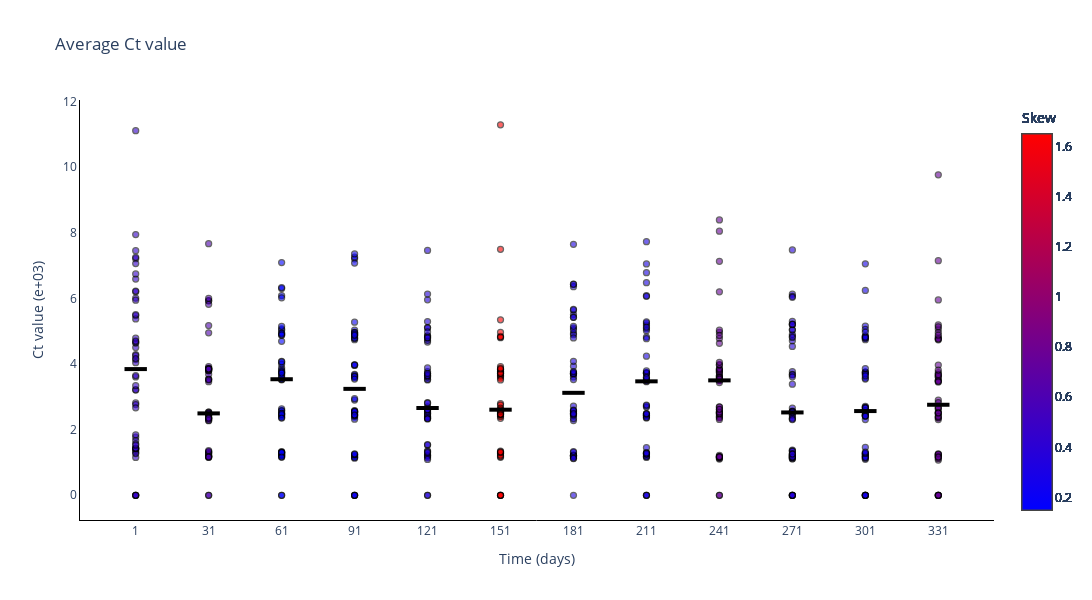

Here is the notebook cell this chart was saved with:
### Markdown cell above
### Plot Ct values for different experiments

### Code cell
fig = go.Figure()

skews = skew(np.mean(ct_values, axis=2), axis=0)

for _ in range(num_experiments):
    fig.add_trace(
        go.Scatter(
            y=np.mean(ct_values[_, :, :], axis=1).tolist(),
            x=sample_points,
            mode='markers',
            name='Average Ct value',
            marker_line=dict(width=1.25, color='black'),
            marker_color=skews,
            marker_colorscale='BlueRed',
            marker_colorbar_title=dict(
                text='Skew',
                side='top'),
            marker_opacity=0.6,
            marker_showscale=True,
            showlegend=False,
        )
    )

fig.add_trace(
    go.Scatter(
        y=np.median(np.mean(ct_values, axis=2), axis=0).tolist(),
        x=sample_points,
        mode='markers',
        name='Median Ct value',
        marker_color='black',
        marker_line=dict(width=4, color='black'),
        marker_symbol='line-ew',
        marker_size=16,
        showlegend=False,
    )
)

# Add axis labels
fig.update_layout(
    title='Average Ct value',
    width=1100, 
    height=600,
    plot_bgcolor='white',
    xaxis=dict(
        linecolor='black',
        tickvals=sample_points.tolist(),
        title = 'Time (days)'
        ),
    yaxis=dict(
        linecolor='black',
        title = 'Ct value (e+03)')
    #legend=dict(
    #    orientation="h",
    #    yanchor="bottom",
    #    y=1.02,
    #    xanchor="right",
    #    x=1
    #)
    )

fig.write_image('images/Ct_values.pdf')
fig.show()

### Figure 1 — Plotly figure (JSON) as saved in the notebook; plotly's stock layout.template omitted (floating-point values rounded to 4 significant figures)
{"data": [{"marker": {"color": [0.4552, 0.6084, 0.1504, 0.2199, 0.3521, 1.65, 0.3136, 0.2998, 0.7575, 0.3629, 0.2682, 0.7536], "colorbar": {"title": {"side": "top", "text": "Skew"}}, "colorscale": [[0, "rgb(0,0,255)"], [1, "rgb(255,0,0)"]], "line": {"color": "black", "width": 1.25}, "opacity": 0.6, "showscale": true}, "mode": "markers", "name": "Average Ct value", "showlegend": false, "type": "scatter", "x": [1, 31, 61, 91, 121, 151, 181, 211, 241, 271, 301, 331], "y": [4.504, 3.535, 3.887, 2.902, 2.506, 3.625, 2.477, 5.073, 3.647, 1.378, 4.839, 0]}, {"marker": {"color": [0.4552, 0.6084, 0.1504, 0.2199, 0.3521, 1.65, 0.3136, 0.2998, 0.7575, 0.3629, 0.2682, 0.7536], "colorbar": {"title": {"side": "top", "text": "Skew"}}, "colorscale": [[0, "rgb(0,0,255)"], [1, "rgb(255,0,0)"]], "line": {"color": "black", "width": 1.25}, "opacity": 0.6, "showscale": true}, "mode": "markers", "name": "Average Ct value", "showlegend": false, "type": "scatter", "x": [1, 31, 61, 91, 121, 151, 181, 211, 241, 271, 301, 331], "y": [0, 3.795, 3.825, 3.661, 2.366, 2.794, 1.196, 4.241, 3.636, 0, 3.572, 1.071]}, {"marker": {"color": [0.4552, 0.6084, 0.1504, 0.2199, 0.3521, 1.65, 0.3136, 0.2998, 0.7575, 0.3629, 0.2682, 0.7536], "colorbar": {"title": {"side": "top", "text": "Skew"}}, "colorscale": [[0, "rgb(0,0,255)"], [1, "rgb(255,0,0)"]], "line": {"color": "black", "width": 1.25}, "opacity": 0.6, "showscale": true}, "mode": "markers", "name": "Average Ct value", "showlegend": false, "type": "scatter", "x": [1, 31, 61, 91, 121, 151, 181, 211, 241, 271, 301, 331], "y": [7.211, 3.543, 4.079, 2.51, 1.529, 3.921, 4.937, 2.723, 4.781, 1.188, 4.794, 0]}, {"marker": {"color": [0.4552, 0.6084, 0.1504, 0.2199, 0.3521, 1.65, 0.3136, 0.2998, 0.7575, 0.3629, 0.2682, 0.7536], "colorbar": {"title": {"side": "top", "text": "Skew"}}, "colorscale": [[0, "rgb(0,0,255)"], [1, "rgb(255,0,0)"]], "line": {"color": "black", "width": 1.25}, "opacity": 0.6, "showscale": true}, "mode": "markers", "name": "Average Ct value", "showlegend": false, "type": "scatter", "x": [1, 31, 61, 91, 121, 151, 181, 211, 241, 271, 301, 331], "y": [4.136, 3.69, 3.523, 0, 3.515, 2.61, 3.693, 0, 2.545, 1.357, 2.58, 3.498]}, {"marker": {"color": [0.4552, 0.6084, 0.1504, 0.2199, 0.3521, 1.65, 0.3136, 0.2998, 0.7575, 0.3629, 0.2682, 0.7536], "colorbar": {"title": {"side": "top", "text": "Skew"}}, "colorscale": [[0, "rgb(0,0,255)"], [1, "rgb(255,0,0)"]], "line": {"color": "black", "width": 1.25}, "opacity": 0.6, "showscale": true}, "mode": "markers", "name": "Average Ct value", "showlegend": false, "type": "scatter", "x": [1, 31, 61, 91, 121, 151, 181, 211, 241, 271, 301, 331], "y": [1.302, 3.87, 3.707, 2.387, 0, 2.751, 5.511, 1.179, 2.424, 6.129, 2.713, 2.903]}, {"marker": {"color": [0.4552, 0.6084, 0.1504, 0.2199, 0.3521, 1.65, 0.3136, 0.2998, 0.7575, 0.3629, 0.2682, 0.7536], "colorbar": {"title": {"side": "top", "text": "Skew"}}, "colorscale": [[0, "rgb(0,0,255)"], [1, "rgb(255,0,0)"]], "line": {"color": "black", "width": 1.25}, "opacity": 0.6, "showscale": true}, "mode": "markers", "name": "Average Ct value", "showlegend": false, "type": "scatter", "x": [1, 31, 61, 91, 121, 151, 181, 211, 241, 271, 301, 331], "y": [4.043, 2.355, 2.457, 5.034, 0, 2.345, 4.896, 3.739, 3.837, 4.711, 1.218, 3.609]}, {"marker": {"color": [0.4552, 0.6084, 0.1504, 0.2199, 0.3521, 1.65, 0.3136, 0.2998, 0.7575, 0.3629, 0.2682, 0.7536], "colorbar": {"title": {"side": "top", "text": "Skew"}}, "colorscale": [[0, "rgb(0,0,255)"], [1, "rgb(255,0,0)"]], "line": {"color": "black", "width": 1.25}, "opacity": 0.6, "showscale": true}, "mode": "markers", "name": "Average Ct value", "showlegend": false, "type": "scatter", "x": [1, 31, 61, 91, 121, 151, 181, 211, 241, 271, 301, 331], "y": [1.152, 7.671, 6.301, 1.201, 3.534, 2.489, 6.436, 0, 4.969, 1.34, 7.058, 0]}, {"marker": {"color": [0.4552, 0.6084, 0.1504, 0.2199, 0.3521, 1.65, 0.3136, 0.2998, 0.7575, 0.3629, 0.2682, 0.7536], "colorbar": {"title": {"side": "top", "text": "Skew"}}, "colorscale": [[0, "rgb(0,0,255)"], [1, "rgb(255,0,0)"]], "line": {"color": "black", "width": 1.25}, "opacity": 0.6, "showscale": true}, "mode": "markers", "name": "Average Ct value", "showlegend": false, "type": "scatter", "x": [1, 31, 61, 91, 121, 151, 181, 211, 241, 271, 301, 331], "y": [1.425, 2.532, 4.694, 2.32, 2.626, 5.351, 2.276, 6.085, 3.788, 2.464, 3.544, 2.377]}, {"marker": {"color": [0.4552, 0.6084, 0.1504, 0.2199, 0.3521, 1.65, 0.3136, 0.2998, 0.7575, 0.3629, 0.2682, 0.7536], "colorbar": {"title": {"side": "top", "text": "Skew"}}, "colorscale": [[0, "rgb(0,0,255)"], [1, "rgb(255,0,0)"]], "line": {"color": "black", "width": 1.25}, "opacity": 0.6, "showscale": true}, "mode": "markers", "name": "Average Ct value", "showlegend": false, "type": "scatter", "x": [1, 31, 61, 91, 121, 151, 181, 211, 241, 271, 301, 331], "y": [2.813, 2.481, 1.298, 3.977, 4.671, 1.345, 6.359, 2.426, 1.102, 0, 1.27, 1.231]}, {"marker": {"color": [0.4552, 0.6084, 0.1504, 0.2199, 0.3521, 1.65, 0.3136, 0.2998, 0.7575, 0.3629, 0.2682, 0.7536], "colorbar": {"title": {"side": "top", "text": "Skew"}}, "colorscale": [[0, "rgb(0,0,255)"], [1, "rgb(255,0,0)"]], "line": {"color": "black", "width": 1.25}, "opacity": 0.6, "showscale": true}, "mode": "markers", "name": "Average Ct value", "showlegend": false, "type": "scatter", "x": [1, 31, 61, 91, 121, 151, 181, 211, 241, 271, 301, 331], "y": [3.606, 3.464, 1.163, 1.152, 2.695, 1.279, 7.652, 1.154, 3.759, 4.841, 0, 3.738]}, {"marker": {"color": [0.4552, 0.6084, 0.1504, 0.2199, 0.3521, 1.65, 0.3136, 0.2998, 0.7575, 0.3629, 0.2682, 0.7536], "colorbar": {"title": {"side": "top", "text": "Skew"}}, "colorscale": [[0, "rgb(0,0,255)"], [1, "rgb(255,0,0)"]], "line": {"color": "black", "width": 1.25}, "opacity": 0.6, "showscale": true}, "mode": "markers", "name": "Average Ct value", "showlegend": false, "type": "scatter", "x": [1, 31, 61, 91, 121, 151, 181, 211, 241, 271, 301, 331], "y": [7.062, 3.863, 4.001, 0, 1.236, 2.536, 3.707, 2.435, 3.734, 2.549, 3.755, 3.499]}, {"marker": {"color": [0.4552, 0.6084, 0.1504, 0.2199, 0.3521, 1.65, 0.3136, 0.2998, 0.7575, 0.3629, 0.2682, 0.7536], "colorbar": {"title": {"side": "top", "text": "Skew"}}, "colorscale": [[0, "rgb(0,0,255)"], [1, "rgb(255,0,0)"]], "line": {"color": "black", "width": 1.25}, "opacity": 0.6, "showscale": true}, "mode": "markers", "name": "Average Ct value", "showlegend": false, "type": "scatter", "x": [1, 31, 61, 91, 121, 151, 181, 211, 241, 271, 301, 331], "y": [6.593, 5.93, 2.583, 2.576, 3.704, 3.786, 2.413, 4.823, 2.519, 5.037, 3.751, 1.232]}, {"marker": {"color": [0.4552, 0.6084, 0.1504, 0.2199, 0.3521, 1.65, 0.3136, 0.2998, 0.7575, 0.3629, 0.2682, 0.7536], "colorbar": {"title": {"side": "top", "text": "Skew"}}, "colorscale": [[0, "rgb(0,0,255)"], [1, "rgb(255,0,0)"]], "line": {"color": "black", "width": 1.25}, "opacity": 0.6, "showscale": true}, "mode": "markers", "name": "Average Ct value", "showlegend": false, "type": "scatter", "x": [1, 31, 61, 91, 121, 151, 181, 211, 241, 271, 301, 331], "y": [1.769, 1.292, 5.034, 3.584, 3.766, 3.693, 1.304, 2.406, 8.052, 3.767, 1.094, 2.308]}, {"marker": {"color": [0.4552, 0.6084, 0.1504, 0.2199, 0.3521, 1.65, 0.3136, 0.2998, 0.7575, 0.3629, 0.2682, 0.7536], "colorbar": {"title": {"side": "top", "text": "Skew"}}, "colorscale": [[0, "rgb(0,0,255)"], [1, "rgb(255,0,0)"]], "line": {"color": "black", "width": 1.25}, "opacity": 0.6, "showscale": true}, "mode": "markers", "name": "Average Ct value", "showlegend": false, "type": "scatter", "x": [1, 31, 61, 91, 121, 151, 181, 211, 241, 271, 301, 331], "y": [2.765, 2.429, 1.257, 2.467, 2.416, 2.438, 5.425, 4.775, 1.22, 5.201, 5.16, 5.062]}, {"marker": {"color": [0.4552, 0.6084, 0.1504, 0.2199, 0.3521, 1.65, 0.3136, 0.2998, 0.7575, 0.3629, 0.2682, 0.7536], "colorbar": {"title": {"side": "top", "text": "Skew"}}, "colorscale": [[0, "rgb(0,0,255)"], [1, "rgb(255,0,0)"]], "line": {"color": "black", "width": 1.25}, "opacity": 0.6, "showscale": true}, "mode": "markers", "name": "Average Ct value", "showlegend": false, "type": "scatter", "x": [1, 31, 61, 91, 121, 151, 181, 211, 241, 271, 301, 331], "y": [1.366, 1.157, 1.228, 2.544, 4.852, 3.573, 2.542, 0, 2.386, 1.115, 1.178, 2.62]}, {"marker": {"color": [0.4552, 0.6084, 0.1504, 0.2199, 0.3521, 1.65, 0.3136, 0.2998, 0.7575, 0.3629, 0.2682, 0.7536], "colorbar": {"title": {"side": "top", "text": "Skew"}}, "colorscale": [[0, "rgb(0,0,255)"], [1, "rgb(255,0,0)"]], "line": {"color": "black", "width": 1.25}, "opacity": 0.6, "showscale": true}, "mode": "markers", "name": "Average Ct value", "showlegend": false, "type": "scatter", "x": [1, 31, 61, 91, 121, 151, 181, 211, 241, 271, 301, 331], "y": [11.12, 3.812, 5.069, 4.93, 5.957, 2.403, 5.096, 3.594, 3.598, 4.899, 4.743, 3.454]}, {"marker": {"color": [0.4552, 0.6084, 0.1504, 0.2199, 0.3521, 1.65, 0.3136, 0.2998, 0.7575, 0.3629, 0.2682, 0.7536], "colorbar": {"title": {"side": "top", "text": "Skew"}}, "colorscale": [[0, "rgb(0,0,255)"], [1, "rgb(255,0,0)"]], "line": {"color": "black", "width": 1.25}, "opacity": 0.6, "showscale": true}, "mode": "markers", "name": "Average Ct value", "showlegend": false, "type": "scatter", "x": [1, 31, 61, 91, 121, 151, 181, 211, 241, 271, 301, 331], "y": [6.201, 3.796, 3.526, 4.744, 3.604, 4.803, 2.719, 2.48, 3.814, 2.66, 4.852, 3.676]}, {"marker": {"color": [0.4552, 0.6084, 0.1504, 0.2199, 0.3521, 1.65, 0.3136, 0.2998, 0.7575, 0.3629, 0.2682, 0.7536], "colorbar": {"title": {"side": "top", "text": "Skew"}}, "colorscale": [[0, "rgb(0,0,255)"], [1, "rgb(255,0,0)"]], "line": {"color": "black", "width": 1.25}, "opacity": 0.6, "showscale": true}, "mode": "markers", "name": "Average Ct value", "showlegend": false, "type": "scatter", "x": [1, 31, 61, 91, 121, 151, 181, 211, 241, 271, 301, 331], "y": [1.669, 0, 2.367, 3.687, 7.463, 2.467, 3.745, 7.054, 5.032, 6.064, 2.553, 2.478]}, {"marker": {"color": [0.4552, 0.6084, 0.1504, 0.2199, 0.3521, 1.65, 0.3136, 0.2998, 0.7575, 0.3629, 0.2682, 0.7536], "colorbar": {"title": {"side": "top", "text": "Skew"}}, "colorscale": [[0, "rgb(0,0,255)"], [1, "rgb(255,0,0)"]], "line": {"color": "black", "width": 1.25}, "opacity": 0.6, "showscale": true}, "mode": "markers", "name": "Average Ct value", "showlegend": false, "type": "scatter", "x": [1, 31, 61, 91, 121, 151, 181, 211, 241, 271, 301, 331], "y": [4.641, 3.858, 6.088, 2.421, 1.543, 2.657, 2.575, 1.19, 4.874, 1.226, 2.306, 2.512]}, {"marker": {"color": [0.4552, 0.6084, 0.1504, 0.2199, 0.3521, 1.65, 0.3136, 0.2998, 0.7575, 0.3629, 0.2682, 0.7536], "colorbar": {"title": {"side": "top", "text": "Skew"}}, "colorscale": [[0, "rgb(0,0,255)"], [1, "rgb(255,0,0)"]], "line": {"color": "black", "width": 1.25}, "opacity": 0.6, "showscale": true}, "mode": "markers", "name": "Average Ct value", "showlegend": false, "type": "scatter", "x": [1, 31, 61, 91, 121, 151, 181, 211, 241, 271, 301, 331], "y": [7.253, 1.315, 0, 2.538, 1.195, 7.499, 4.798, 5.185, 3.499, 5.305, 0, 4.772]}, {"marker": {"color": [0.4552, 0.6084, 0.1504, 0.2199, 0.3521, 1.65, 0.3136, 0.2998, 0.7575, 0.3629, 0.2682, 0.7536], "colorbar": {"title": {"side": "top", "text": "Skew"}}, "colorscale": [[0, "rgb(0,0,255)"], [1, "rgb(255,0,0)"]], "line": {"color": "black", "width": 1.25}, "opacity": 0.6, "showscale": true}, "mode": "markers", "name": "Average Ct value", "showlegend": false, "type": "scatter", "x": [1, 31, 61, 91, 121, 151, 181, 211, 241, 271, 301, 331], "y": [4.666, 1.191, 2.636, 1.169, 1.356, 2.532, 1.205, 2.69, 1.173, 7.48, 3.717, 2.69]}, {"marker": {"color": [0.4552, 0.6084, 0.1504, 0.2199, 0.3521, 1.65, 0.3136, 0.2998, 0.7575, 0.3629, 0.2682, 0.7536], "colorbar": {"title": {"side": "top", "text": "Skew"}}, "colorscale": [[0, "rgb(0,0,255)"], [1, "rgb(255,0,0)"]], "line": {"color": "black", "width": 1.25}, "opacity": 0.6, "showscale": true}, "mode": "markers", "name": "Average Ct value", "showlegend": false, "type": "scatter", "x": [1, 31, 61, 91, 121, 151, 181, 211, 241, 271, 301, 331], "y": [1.272, 2.272, 5.149, 3.63, 2.821, 0, 2.499, 3.545, 3.552, 1.11, 0, 1.246]}, {"marker": {"color": [0.4552, 0.6084, 0.1504, 0.2199, 0.3521, 1.65, 0.3136, 0.2998, 0.7575, 0.3629, 0.2682, 0.7536], "colorbar": {"title": {"side": "top", "text": "Skew"}}, "colorscale": [[0, "rgb(0,0,255)"], [1, "rgb(255,0,0)"]], "line": {"color": "black", "width": 1.25}, "opacity": 0.6, "showscale": true}, "mode": "markers", "name": "Average Ct value", "showlegend": false, "type": "scatter", "x": [1, 31, 61, 91, 121, 151, 181, 211, 241, 271, 301, 331], "y": [5.479, 3.923, 2.574, 7.208, 5.111, 4.844, 2.561, 7.73, 3.856, 2.552, 1.262, 3.613]}, {"marker": {"color": [0.4552, 0.6084, 0.1504, 0.2199, 0.3521, 1.65, 0.3136, 0.2998, 0.7575, 0.3629, 0.2682, 0.7536], "colorbar": {"title": {"side": "top", "text": "Skew"}}, "colorscale": [[0, "rgb(0,0,255)"], [1, "rgb(255,0,0)"]], "line": {"color": "black", "width": 1.25}, "opacity": 0.6, "showscale": true}, "mode": "markers", "name": "Average Ct value", "showlegend": false, "type": "scatter", "x": [1, 31, 61, 91, 121, 151, 181, 211, 241, 271, 301, 331], "y": [4.289, 3.859, 2.49, 7.079, 4.726, 4.969, 3.698, 3.464, 8.393, 4.536, 1.461, 2.363]}, {"marker": {"color": [0.4552, 0.6084, 0.1504, 0.2199, 0.3521, 1.65, 0.3136, 0.2998, 0.7575, 0.3629, 0.2682, 0.7536], "colorbar": {"title": {"side": "top", "text": "Skew"}}, "colorscale": [[0, "rgb(0,0,255)"], [1, "rgb(255,0,0)"]], "line": {"color": "black", "width": 1.25}, "opacity": 0.6, "showscale": true}, "mode": "markers", "name": "Average Ct value", "showlegend": false, "type": "scatter", "x": [1, 31, 61, 91, 121, 151, 181, 211, 241, 271, 301, 331], "y": [1.416, 5.934, 1.328, 2.541, 4.803, 3.644, 1.168, 3.482, 3.969, 2.514, 1.192, 3.97]}, {"marker": {"color": [0.4552, 0.6084, 0.1504, 0.2199, 0.3521, 1.65, 0.3136, 0.2998, 0.7575, 0.3629, 0.2682, 0.7536], "colorbar": {"title": {"side": "top", "text": "Skew"}}, "colorscale": [[0, "rgb(0,0,255)"], [1, "rgb(255,0,0)"]], "line": {"color": "black", "width": 1.25}, "opacity": 0.6, "showscale": true}, "mode": "markers", "name": "Average Ct value", "showlegend": false, "type": "scatter", "x": [1, 31, 61, 91, 121, 151, 181, 211, 241, 271, 301, 331], "y": [6.748, 3.519, 1.2, 3.613, 1.205, 3.72, 1.209, 2.357, 7.131, 3.387, 2.451, 1.171]}, {"marker": {"color": [0.4552, 0.6084, 0.1504, 0.2199, 0.3521, 1.65, 0.3136, 0.2998, 0.7575, 0.3629, 0.2682, 0.7536], "colorbar": {"title": {"side": "top", "text": "Skew"}}, "colorscale": [[0, "rgb(0,0,255)"], [1, "rgb(255,0,0)"]], "line": {"color": "black", "width": 1.25}, "opacity": 0.6, "showscale": true}, "mode": "markers", "name": "Average Ct value", "showlegend": false, "type": "scatter", "x": [1, 31, 61, 91, 121, 151, 181, 211, 241, 271, 301, 331], "y": [1.842, 2.479, 4.877, 4.79, 2.359, 3.769, 3.933, 6.482, 0, 1.16, 2.675, 7.152]}, {"marker": {"color": [0.4552, 0.6084, 0.1504, 0.2199, 0.3521, 1.65, 0.3136, 0.2998, 0.7575, 0.3629, 0.2682, 0.7536], "colorbar": {"title": {"side": "top", "text": "Skew"}}, "colorscale": [[0, "rgb(0,0,255)"], [1, "rgb(255,0,0)"]], "line": {"color": "black", "width": 1.25}, "opacity": 0.6, "showscale": true}, "mode": "markers", "name": "Average Ct value", "showlegend": false, "type": "scatter", "x": [1, 31, 61, 91, 121, 151, 181, 211, 241, 271, 301, 331], "y": [1.43, 1.329, 1.225, 4.889, 2.503, 1.155, 2.597, 3.724, 2.614, 2.327, 3.689, 4.821]}, {"marker": {"color": [0.4552, 0.6084, 0.1504, 0.2199, 0.3521, 1.65, 0.3136, 0.2998, 0.7575, 0.3629, 0.2682, 0.7536], "colorbar": {"title": {"side": "top", "text": "Skew"}}, "colorscale": [[0, "rgb(0,0,255)"], [1, "rgb(255,0,0)"]], "line": {"color": "black", "width": 1.25}, "opacity": 0.6, "showscale": true}, "mode": "markers", "name": "Average Ct value", "showlegend": false, "type": "scatter", "x": [1, 31, 61, 91, 121, 151, 181, 211, 241, 271, 301, 331], "y": [1.434, 2.337, 6.018, 7.257, 1.145, 0, 6.432, 5.246, 3.506, 3.686, 2.426, 0]}, {"marker": {"color": [0.4552, 0.6084, 0.1504, 0.2199, 0.3521, 1.65, 0.3136, 0.2998, 0.7575, 0.3629, 0.2682, 0.7536], "colorbar": {"title": {"side": "top", "text": "Skew"}}, "colorscale": [[0, "rgb(0,0,255)"], [1, "rgb(255,0,0)"]], "line": {"color": "black", "width": 1.25}, "opacity": 0.6, "showscale": true}, "mode": "markers", "name": "Average Ct value", "showlegend": false, "type": "scatter", "x": [1, 31, 61, 91, 121, 151, 181, 211, 241, 271, 301, 331], "y": [1.568, 2.364, 3.775, 0, 2.391, 0, 3.606, 1.299, 2.494, 3.668, 1.129, 2.512]}, {"marker": {"color": [0.4552, 0.6084, 0.1504, 0.2199, 0.3521, 1.65, 0.3136, 0.2998, 0.7575, 0.3629, 0.2682, 0.7536], "colorbar": {"title": {"side": "top", "text": "Skew"}}, "colorscale": [[0, "rgb(0,0,255)"], [1, "rgb(255,0,0)"]], "line": {"color": "black", "width": 1.25}, "opacity": 0.6, "showscale": true}, "mode": "markers", "name": "Average Ct value", "showlegend": false, "type": "scatter", "x": [1, 31, 61, 91, 121, 151, 181, 211, 241, 271, 301, 331], "y": [6.224, 1.205, 2.408, 2.945, 2.469, 2.515, 1.226, 2.439, 3.588, 3.613, 2.683, 2.659]}, {"marker": {"color": [0.4552, 0.6084, 0.1504, 0.2199, 0.3521, 1.65, 0.3136, 0.2998, 0.7575, 0.3629, 0.2682, 0.7536], "colorbar": {"title": {"side": "top", "text": "Skew"}}, "colorscale": [[0, "rgb(0,0,255)"], [1, "rgb(255,0,0)"]], "line": {"color": "black", "width": 1.25}, "opacity": 0.6, "showscale": true}, "mode": "markers", "name": "Average Ct value", "showlegend": false, "type": "scatter", "x": [1, 31, 61, 91, 121, 151, 181, 211, 241, 271, 301, 331], "y": [3.221, 2.471, 2.507, 4.844, 3.639, 3.751, 3.527, 3.716, 2.363, 4.811, 1.149, 5.957]}, {"marker": {"color": [0.4552, 0.6084, 0.1504, 0.2199, 0.3521, 1.65, 0.3136, 0.2998, 0.7575, 0.3629, 0.2682, 0.7536], "colorbar": {"title": {"side": "top", "text": "Skew"}}, "colorscale": [[0, "rgb(0,0,255)"], [1, "rgb(255,0,0)"]], "line": {"color": "black", "width": 1.25}, "opacity": 0.6, "showscale": true}, "mode": "markers", "name": "Average Ct value", "showlegend": false, "type": "scatter", "x": [1, 31, 61, 91, 121, 151, 181, 211, 241, 271, 301, 331], "y": [4.254, 1.189, 2.46, 2.448, 2.555, 2.474, 1.203, 1.449, 3.435, 2.563, 2.436, 4.74]}, {"marker": {"color": [0.4552, 0.6084, 0.1504, 0.2199, 0.3521, 1.65, 0.3136, 0.2998, 0.7575, 0.3629, 0.2682, 0.7536], "colorbar": {"title": {"side": "top", "text": "Skew"}}, "colorscale": [[0, "rgb(0,0,255)"], [1, "rgb(255,0,0)"]], "line": {"color": "black", "width": 1.25}, "opacity": 0.6, "showscale": true}, "mode": "markers", "name": "Average Ct value", "showlegend": false, "type": "scatter", "x": [1, 31, 61, 91, 121, 151, 181, 211, 241, 271, 301, 331], "y": [1.526, 2.531, 1.298, 5.278, 6.135, 11.3, 3.714, 2.369, 2.686, 1.229, 2.493, 3.676]}, {"marker": {"color": [0.4552, 0.6084, 0.1504, 0.2199, 0.3521, 1.65, 0.3136, 0.2998, 0.7575, 0.3629, 0.2682, 0.7536], "colorbar": {"title": {"side": "top", "text": "Skew"}}, "colorscale": [[0, "rgb(0,0,255)"], [1, "rgb(255,0,0)"]], "line": {"color": "black", "width": 1.25}, "opacity": 0.6, "showscale": true}, "mode": "markers", "name": "Average Ct value", "showlegend": false, "type": "scatter", "x": [1, 31, 61, 91, 121, 151, 181, 211, 241, 271, 301, 331], "y": [4.167, 1.262, 3.752, 1.13, 4.858, 1.279, 1.185, 3.516, 1.128, 2.432, 0, 4.76]}, {"marker": {"color": [0.4552, 0.6084, 0.1504, 0.2199, 0.3521, 1.65, 0.3136, 0.2998, 0.7575, 0.3629, 0.2682, 0.7536], "colorbar": {"title": {"side": "top", "text": "Skew"}}, "colorscale": [[0, "rgb(0,0,255)"], [1, "rgb(255,0,0)"]], "line": {"color": "black", "width": 1.25}, "opacity": 0.6, "showscale": true}, "mode": "markers", "name": "Average Ct value", "showlegend": false, "type": "scatter", "x": [1, 31, 61, 91, 121, 151, 181, 211, 241, 271, 301, 331], "y": [4.79, 2.326, 3.548, 7.358, 1.333, 3.833, 2.338, 3.721, 2.31, 5.045, 3.636, 3.815]}, {"marker": {"color": [0.4552, 0.6084, 0.1504, 0.2199, 0.3521, 1.65, 0.3136, 0.2998, 0.7575, 0.3629, 0.2682, 0.7536], "colorbar": {"title": {"side": "top", "text": "Skew"}}, "colorscale": [[0, "rgb(0,0,255)"], [1, "rgb(255,0,0)"]], "line": {"color": "black", "width": 1.25}, "opacity": 0.6, "showscale": true}, "mode": "markers", "name": "Average Ct value", "showlegend": false, "type": "scatter", "x": [1, 31, 61, 91, 121, 151, 181, 211, 241, 271, 301, 331], "y": [2.665, 5.174, 4.925, 2.564, 1.093, 3.837, 0, 1.269, 2.479, 2.352, 2.581, 1.176]}, {"marker": {"color": [0.4552, 0.6084, 0.1504, 0.2199, 0.3521, 1.65, 0.3136, 0.2998, 0.7575, 0.3629, 0.2682, 0.7536], "colorbar": {"title": {"side": "top", "text": "Skew"}}, "colorscale": [[0, "rgb(0,0,255)"], [1, "rgb(255,0,0)"]], "line": {"color": "black", "width": 1.25}, "opacity": 0.6, "showscale": true}, "mode": "markers", "name": "Average Ct value", "showlegend": false, "type": "scatter", "x": [1, 31, 61, 91, 121, 151, 181, 211, 241, 271, 301, 331], "y": [3.207, 2.51, 0, 3.96, 2.806, 2.558, 5.641, 6.787, 1.163, 0, 4.788, 2.828]}, {"marker": {"color": [0.4552, 0.6084, 0.1504, 0.2199, 0.3521, 1.65, 0.3136, 0.2998, 0.7575, 0.3629, 0.2682, 0.7536], "colorbar": {"title": {"side": "top", "text": "Skew"}}, "colorscale": [[0, "rgb(0,0,255)"], [1, "rgb(255,0,0)"]], "line": {"color": "black", "width": 1.25}, "opacity": 0.6, "showscale": true}, "mode": "markers", "name": "Average Ct value", "showlegend": false, "type": "scatter", "x": [1, 31, 61, 91, 121, 151, 181, 211, 241, 271, 301, 331], "y": [5.377, 2.283, 1.312, 4.788, 5.107, 4.823, 1.216, 5.289, 3.981, 0, 6.243, 4.962]}, {"marker": {"color": [0.4552, 0.6084, 0.1504, 0.2199, 0.3521, 1.65, 0.3136, 0.2998, 0.7575, 0.3629, 0.2682, 0.7536], "colorbar": {"title": {"side": "top", "text": "Skew"}}, "colorscale": [[0, "rgb(0,0,255)"], [1, "rgb(255,0,0)"]], "line": {"color": "black", "width": 1.25}, "opacity": 0.6, "showscale": true}, "mode": "markers", "name": "Average Ct value", "showlegend": false, "type": "scatter", "x": [1, 31, 61, 91, 121, 151, 181, 211, 241, 271, 301, 331], "y": [0, 3.841, 3.647, 4.955, 3.652, 1.179, 2.454, 5.017, 3.539, 5.217, 5.056, 5.191]}, {"marker": {"color": [0.4552, 0.6084, 0.1504, 0.2199, 0.3521, 1.65, 0.3136, 0.2998, 0.7575, 0.3629, 0.2682, 0.7536], "colorbar": {"title": {"side": "top", "text": "Skew"}}, "colorscale": [[0, "rgb(0,0,255)"], [1, "rgb(255,0,0)"]], "line": {"color": "black", "width": 1.25}, "opacity": 0.6, "showscale": true}, "mode": "markers", "name": "Average Ct value", "showlegend": false, "type": "scatter", "x": [1, 31, 61, 91, 121, 151, 181, 211, 241, 271, 301, 331], "y": [6.012, 2.48, 6.334, 0, 2.34, 1.223, 3.772, 1.264, 2.698, 6.033, 2.422, 4.881]}, {"marker": {"color": [0.4552, 0.6084, 0.1504, 0.2199, 0.3521, 1.65, 0.3136, 0.2998, 0.7575, 0.3629, 0.2682, 0.7536], "colorbar": {"title": {"side": "top", "text": "Skew"}}, "colorscale": [[0, "rgb(0,0,255)"], [1, "rgb(255,0,0)"]], "line": {"color": "black", "width": 1.25}, "opacity": 0.6, "showscale": true}, "mode": "markers", "name": "Average Ct value", "showlegend": false, "type": "scatter", "x": [1, 31, 61, 91, 121, 151, 181, 211, 241, 271, 301, 331], "y": [4.7, 5.823, 3.596, 1.233, 4.979, 3.716, 1.33, 3.791, 0, 1.152, 0, 1.124]}, {"marker": {"color": [0.4552, 0.6084, 0.1504, 0.2199, 0.3521, 1.65, 0.3136, 0.2998, 0.7575, 0.3629, 0.2682, 0.7536], "colorbar": {"title": {"side": "top", "text": "Skew"}}, "colorscale": [[0, "rgb(0,0,255)"], [1, "rgb(255,0,0)"]], "line": {"color": "black", "width": 1.25}, "opacity": 0.6, "showscale": true}, "mode": "markers", "name": "Average Ct value", "showlegend": false, "type": "scatter", "x": [1, 31, 61, 91, 121, 151, 181, 211, 241, 271, 301, 331], "y": [3.651, 1.171, 3.724, 4.968, 5.296, 1.306, 1.12, 2.477, 4.632, 1.201, 3.862, 2.405]}, {"marker": {"color": [0.4552, 0.6084, 0.1504, 0.2199, 0.3521, 1.65, 0.3136, 0.2998, 0.7575, 0.3629, 0.2682, 0.7536], "colorbar": {"title": {"side": "top", "text": "Skew"}}, "colorscale": [[0, "rgb(0,0,255)"], [1, "rgb(255,0,0)"]], "line": {"color": "black", "width": 1.25}, "opacity": 0.6, "showscale": true}, "mode": "markers", "name": "Average Ct value", "showlegend": false, "type": "scatter", "x": [1, 31, 61, 91, 121, 151, 181, 211, 241, 271, 301, 331], "y": [5.504, 4.951, 1.297, 4.911, 4.795, 2.55, 1.131, 3.591, 6.203, 5.209, 1.273, 0]}, {"marker": {"color": [0.4552, 0.6084, 0.1504, 0.2199, 0.3521, 1.65, 0.3136, 0.2998, 0.7575, 0.3629, 0.2682, 0.7536], "colorbar": {"title": {"side": "top", "text": "Skew"}}, "colorscale": [[0, "rgb(0,0,255)"], [1, "rgb(255,0,0)"]], "line": {"color": "black", "width": 1.25}, "opacity": 0.6, "showscale": true}, "mode": "markers", "name": "Average Ct value", "showlegend": false, "type": "scatter", "x": [1, 31, 61, 91, 121, 151, 181, 211, 241, 271, 301, 331], "y": [0, 6.005, 7.094, 4.878, 2.328, 2.466, 5.04, 6.066, 2.531, 1.271, 4.819, 9.769]}, {"marker": {"color": [0.4552, 0.6084, 0.1504, 0.2199, 0.3521, 1.65, 0.3136, 0.2998, 0.7575, 0.3629, 0.2682, 0.7536], "colorbar": {"title": {"side": "top", "text": "Skew"}}, "colorscale": [[0, "rgb(0,0,255)"], [1, "rgb(255,0,0)"]], "line": {"color": "black", "width": 1.25}, "opacity": 0.6, "showscale": true}, "mode": "markers", "name": "Average Ct value", "showlegend": false, "type": "scatter", "x": [1, 31, 61, 91, 121, 151, 181, 211, 241, 271, 301, 331], "y": [7.948, 3.847, 2.353, 3.541, 2.615, 1.323, 5.427, 2.487, 1.168, 0, 1.313, 1.264]}, {"marker": {"color": [0.4552, 0.6084, 0.1504, 0.2199, 0.3521, 1.65, 0.3136, 0.2998, 0.7575, 0.3629, 0.2682, 0.7536], "colorbar": {"title": {"side": "top", "text": "Skew"}}, "colorscale": [[0, "rgb(0,0,255)"], [1, "rgb(255,0,0)"]], "line": {"color": "black", "width": 1.25}, "opacity": 0.6, "showscale": true}, "mode": "markers", "name": "Average Ct value", "showlegend": false, "type": "scatter", "x": [1, 31, 61, 91, 121, 151, 181, 211, 241, 271, 301, 331], "y": [5.949, 2.352, 4.945, 3.976, 3.712, 2.606, 5.151, 5.123, 1.157, 1.16, 2.656, 1.163]}, {"marker": {"color": [0.4552, 0.6084, 0.1504, 0.2199, 0.3521, 1.65, 0.3136, 0.2998, 0.7575, 0.3629, 0.2682, 0.7536], "colorbar": {"title": {"side": "top", "text": "Skew"}}, "colorscale": [[0, "rgb(0,0,255)"], [1, "rgb(255,0,0)"]], "line": {"color": "black", "width": 1.25}, "opacity": 0.6, "showscale": true}, "mode": "markers", "name": "Average Ct value", "showlegend": false, "type": "scatter", "x": [1, 31, 61, 91, 121, 151, 181, 211, 241, 271, 301, 331], "y": [3.339, 1.159, 1.163, 2.445, 1.297, 0, 5.666, 1.248, 1.175, 2.31, 4.975, 2.508]}, {"marker": {"color": [0.4552, 0.6084, 0.1504, 0.2199, 0.3521, 1.65, 0.3136, 0.2998, 0.7575, 0.3629, 0.2682, 0.7536], "colorbar": {"title": {"side": "top", "text": "Skew"}}, "colorscale": [[0, "rgb(0,0,255)"], [1, "rgb(255,0,0)"]], "line": {"color": "black", "width": 1.25}, "opacity": 0.6, "showscale": true}, "mode": "markers", "name": "Average Ct value", "showlegend": false, "type": "scatter", "x": [1, 31, 61, 91, 121, 151, 181, 211, 241, 271, 301, 331], "y": [0, 1.359, 4.892, 1.246, 3.882, 3.515, 4.085, 1.288, 2.618, 2.536, 0, 5.136]}, {"marker": {"color": [0.4552, 0.6084, 0.1504, 0.2199, 0.3521, 1.65, 0.3136, 0.2998, 0.7575, 0.3629, 0.2682, 0.7536], "colorbar": {"title": {"side": "top", "text": "Skew"}}, "colorscale": [[0, "rgb(0,0,255)"], [1, "rgb(255,0,0)"]], "line": {"color": "black", "width": 1.25}, "opacity": 0.6, "showscale": true}, "mode": "markers", "name": "Average Ct value", "showlegend": false, "type": "scatter", "x": [1, 31, 61, 91, 121, 151, 181, 211, 241, 271, 301, 331], "y": [7.455, 0, 4.063, 1.261, 2.603, 3.865, 2.487, 2.752, 4.052, 1.255, 2.407, 3.465]}, {"marker": {"color": "black", "line": {"color": "black", "width": 4}, "size": 16, "symbol": "line-ew"}, "mode": "markers", "name": "Median Ct value", "showlegend": false, "type": "scatter", "x": [1, 31, 61, 91, 121, 151, 181, 211, 241, 271, 301, 331], "y": [3.847, 2.495, 3.537, 3.243, 2.66, 2.608, 3.123, 3.473, 3.502, 2.525, 2.567, 2.759]}], "layout": {"height": 600, "plot_bgcolor": "white", "title": {"text": "Average Ct value"}, "width": 1100, "xaxis": {"linecolor": "black", "tickvals": [1, 31, 61, 91, 121, 151, 181, 211, 241, 271, 301, 331], "title": {"text": "Time (days)"}}, "yaxis": {"linecolor": "black", "title": {"text": "Ct value (e+03)"}}}}
